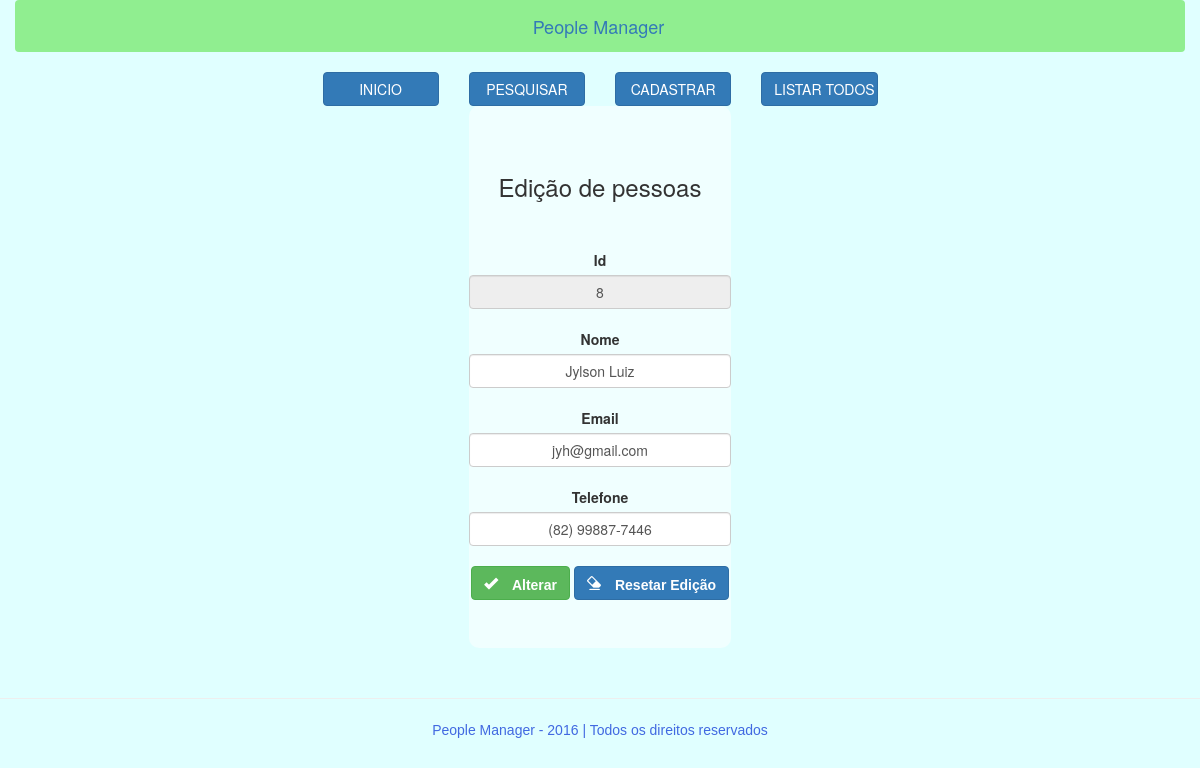
/?opt=edit_people&id=8, run on the app's committed database.
### tables this page shows
CREATE TABLE IF NOT EXISTS `pessoas` (
  `cod_pes` int(11) NOT NULL AUTO_INCREMENT,
  `nome_pes` varchar(40) NOT NULL,
  `email_pes` varchar(40) NOT NULL,
  `tel_pes` varchar(16) DEFAULT NULL,
  PRIMARY KEY (`cod_pes`)
);

### index.php (called while the page is built, shortened)
<?php
include_once 'model/config.php';
include_once 'view/template.php';
function pageContent(){
	Validate::opt();
}
?>

### model/config.php (called while the page is built, shortened)
<?php
function base_url(){
	return $GLOBALS['base_url'];
}
?>

### model/class/Manager.class.php (called while the page is built, shortened)
<?php
class Manager extends Connection{
	public function select($table,$fields,$filters,$extra=""){
		$pdo = parent::getCon();
		try{
			$sql = "SELECT ";
			if($fields != null){
				$sql .= implode(",", $fields);
			} else{
				$sql .= "* ";
			}
			$sql .= "FROM $table ";
			if($filters != null){
				$sql .= "WHERE ";
				foreach ($filters as $key => $value) {
					$sql .= "$key=:$key AND ";
				}
				$sql = substr($sql, 0, -4);
			}
			$sql .= $extra;
			$stmt = $pdo->prepare($sql);
			if($filters != null){
				foreach ($filters as $key => $value) {
					$filters[$key] = filter_var($value);
				}
				foreach ($filters as $key => $value) {
					$stmt->bindValue(":$key",$value,PDO::PARAM_STR);
				}
			}
			$stmt->execute();
			if($stmt->rowCount()){
				while($result = $stmt->fetch(PDO::FETCH_ASSOC)){
					$data[] = $result;
				}
				return $data;
			} else{
				return false;
			}
		} catch(Exception $e){
			$e->getMessage();
		}
	}
}
?>

### view/forms/form_edit_people.php (the view, shortened to what this page needs)
<?php
include_once base_server().'/model/class/Manager.class.php';
$man = new Manager();
$filter['cod_pes'] = $_GET['id'];
$pes = $man->select("pessoas",null,$filter);
?>
<div class="col-lg-3"></div>
<div class="col-lg-6">
<div class="jumbotron" style="background-color:#F0FFFF; border-radius:10px;">
<h3>Edição de pessoas</h3>
<br>
<br>
<form action="<?php echo base_url();?>/control/control_edit_people.php" method="POST" class="text-center" enctype="multipart/form-data">
	<label>Id</label>
	<input type="text" name="id" readonly required class="form-control text-center" value="<?php foreach($pes as $key){ echo $key['cod_pes']; } ?>">
	<br>
	<label>Nome</label>
	<input type="text" name="nome"  id="nome" required class="form-control text-center" value="<?php foreach($pes as $key){ echo $key['nome_pes']; } ?>" data-toggle="popover" data-placement="right" data-content="">
	<br>
	<label>Email</label>
	<input type="email" name="email"  required id="email" class="form-control text-center" placeholder="Digite o email" value="<?php foreach($pes as $key){ echo $key['email_pes'];} ?>"  data-toggle="popover" data-placement="right" data-content="">
	<br>
	<label>Telefone</label>
	<input type="text" name="telef" required  class="form-control text-center" id="campoTel" placeholder="(00) 00000-0000" value="<?php foreach($pes as $key){ echo $key['tel_pes'];} ?>"  data-toggle="popover" data-placement="right" data-content="">
	<br>
	<button class="btn btn-success" id="btvalida" type="button" data-toggle="modal" data-target="#cadast"  > <span class="glyphicon glyphicon-ok"> <strong style="font-family:arial;">Alterar </strong> </span>  </button>
	<button class="btn btn-primary" type="reset"> <span class="glyphicon glyphicon-erase"> <strong style="font-family:arial;">Resetar Edição</strong> </span>  </button>
</form>
</div>
</div>
<div class="col-lg-3"></div>

### data on the page
pessoas: id "8", nome "Jylson Luiz", email "jyh@gmail.com", telef "(82) 99887-7446"
